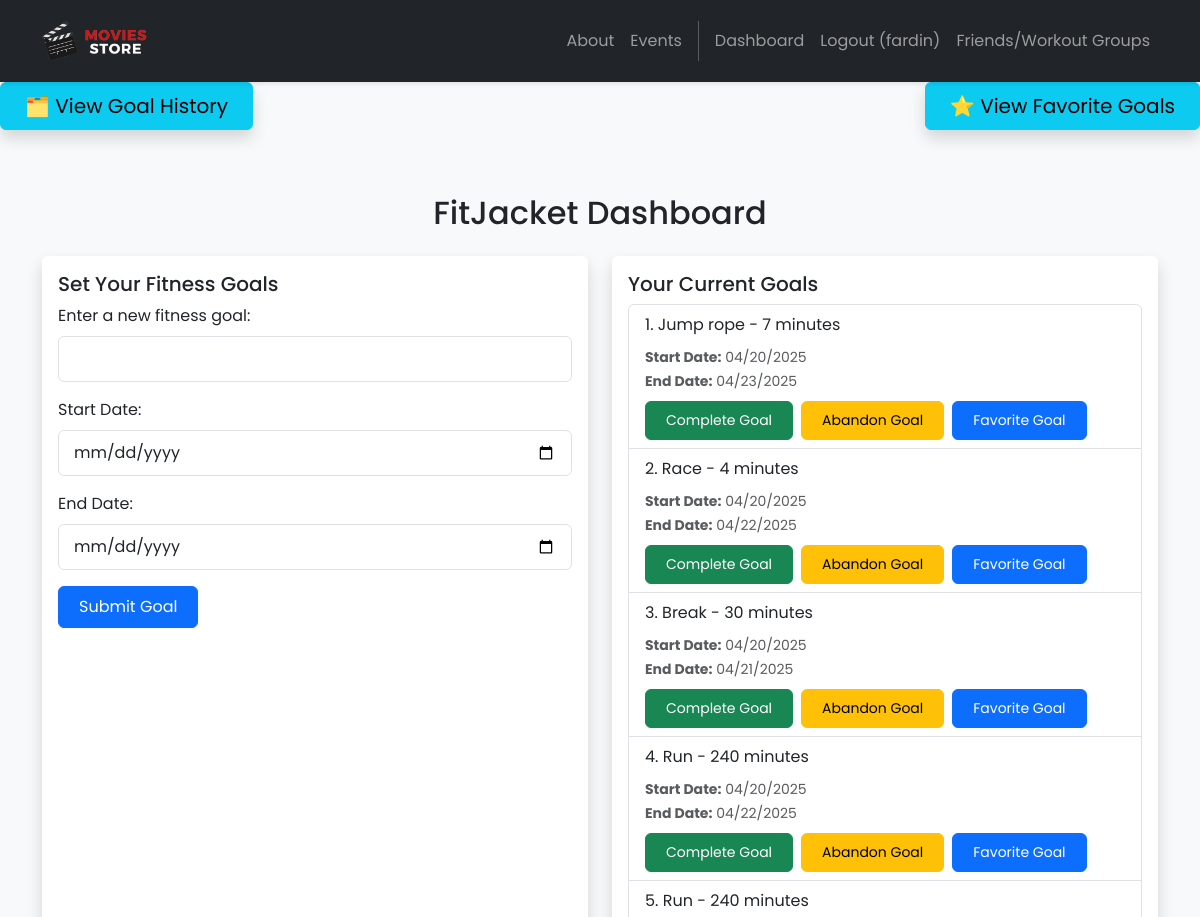
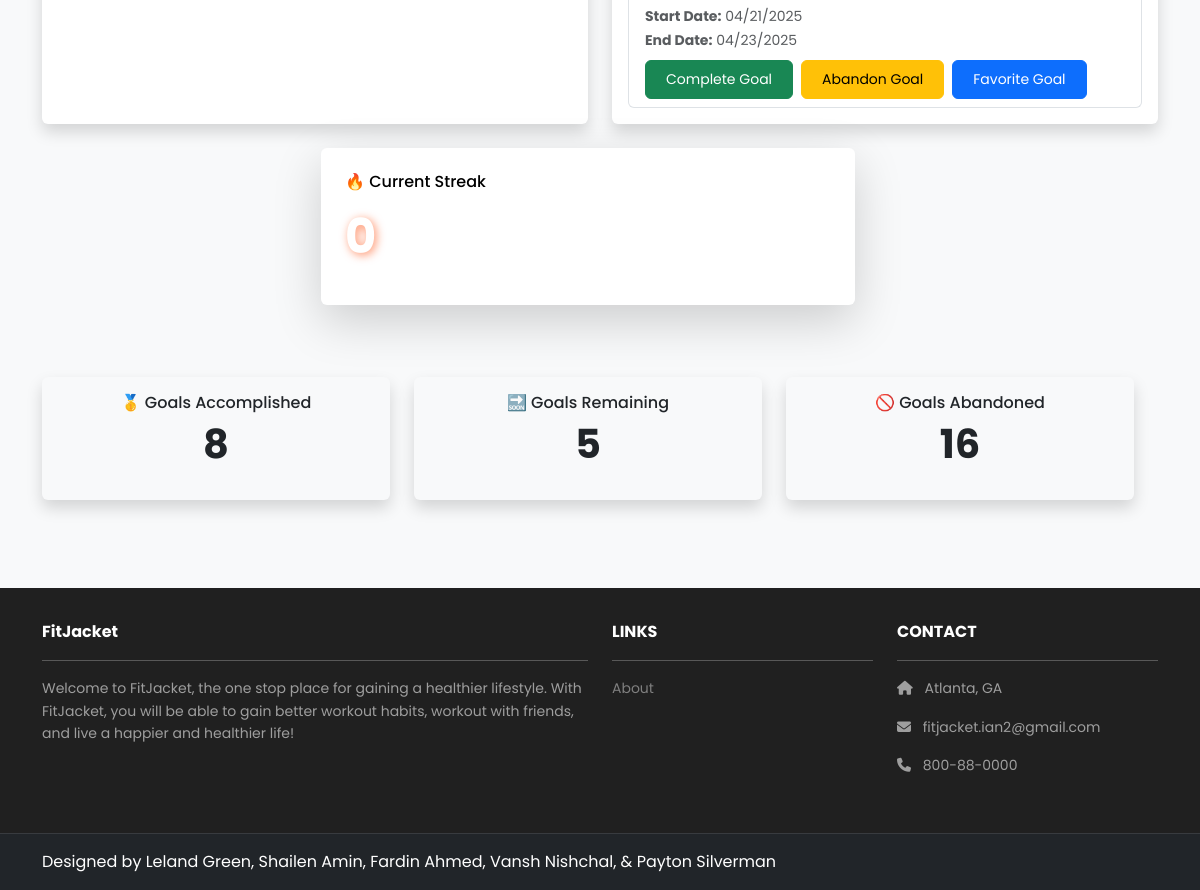
Screenshot of /dashboard/ (signed in) with the database file from the repository (2 pictures, top to bottom).
### dashboard/models.py (models this page shows, shortened)
class Goal(models.Model):
    text = models.CharField(max_length=255)
    created_at = models.DateTimeField(auto_now_add=True)
    start_date = models.DateTimeField(null=True, blank=True, default=timezone.now)
    end_date = models.DateTimeField(null=True, blank=True, default=timezone.now)
    user = models.ForeignKey(User, on_delete=models.CASCADE, null=True)
    completed = models.BooleanField(default=False)
    abandoned = models.BooleanField(default=False)
    favorite = models.BooleanField(default=False)
    @classmethod
    def expired_goals(cls, user):
        now = localtime(timezone.now()).date()
        expired = cls.objects.filter(
            user=user,
            completed=False,
            abandoned=False,
            end_date__lt=now
        )
        amount_expired = expired.count()
        expired.update(abandoned=True)
        return amount_expired

### dashboard/views.py (the view, shortened to what this page needs)
# urls.py: path('dashboard/', include('dashboard.urls')),
@login_required
def dashboard(request):
    profile, created = Profile.objects.get_or_create(user=request.user)
    if (Goal.expired_goals(request.user) > 0):
        profile.current_streak = 0
        profile.save()
        return redirect('Dashboard')
    current_goals = Goal.objects.filter(user=request.user, completed=False, abandoned=False)
    completed_goals_count = Goal.objects.filter(user=request.user, completed=True).count()
    abandoned_goals_count = Goal.objects.filter(user=request.user, abandoned=True).count()
    remaining_goals_count = Goal.objects.filter(user=request.user, completed=False, abandoned=False).count()
    return render(request, 'dashboard/goals.html', {
        'user_inputs': current_goals,
        'completed_goals_count': completed_goals_count,
        'abandoned_goals_count': abandoned_goals_count,
        'remaining_goals_count': remaining_goals_count,
        'streak': profile.current_streak
    })

### accounts/context_processors.py (called while the page is built)
def admin_group(request):
    if request.user.is_authenticated:
        is_admin = request.user.groups.filter(name='admin').exists()
    else:
        is_admin = False
    return {'is_admin': is_admin}

### friends/context_processors.py (called while the page is built)
def user_groups(request):
    if request.user.is_authenticated:
        groups = WorkoutGroup.objects.filter(groupmember__user=request.user)
    else:
        groups = []
    return {'user_groups': groups}

### dashboard/templates/dashboard/goals.html (shortened to what this page needs)
{% extends 'base.html' %}
{% block content %}
{% load static %}
<div class="d-flex justify-content-between mb-4">
  <a href="{% url 'GoalHistory' %}" class="btn btn-info btn-lg px-4 shadow">
    🗂️ View Goal History
  </a>
  <a href="{% url 'FavoriteHistory' %}" class="btn btn-info btn-lg px-4 shadow">
    ⭐ View Favorite Goals
  </a>
</div>
<footer class="py-3 w-100">
<div class="container py-4">
  <h2 class="mb-4 text-center">FitJacket Dashboard</h2>
  <div class="row g-4">
    <div class="col-md-6">
      <div class="card shadow h-100">
        <div class="card-body">
          <h5 class="card-title">Set Your Fitness Goals</h5>
          <form method="POST">
            <div class="mb-3">
              <label for="inputText" class="form-label">Enter a new fitness goal:</label>
              <input type="text" class="form-control" id="inputText" name="user_input_field" required>
            </div>
              <div class="mb-3">
                <label for="startDate" class="form-label">Start Date:</label>
                <input type="date" class="form-control" id="startDate" name="start_date" required>
              </div>
              <div class="mb-3">
                <label for="endDate" class="form-label">End Date:</label>
                <input type="date" class="form-control" id="endDate" name="end_date" required>
              </div>
            <button type="submit" name="submit_goal" class="btn btn-primary">Submit Goal</button>
          </form>
        </div>
      </div>
    </div>
    <div class="col-md-6">
      <div class="card shadow h-100">
        <div class="card-body">
          <h5 class="card-title">Your Current Goals</h5>
          {% if user_inputs %}
            <ol class="list-group list-group-numbered">
              {% for goal in user_inputs %}
              <li class="list-group-item">
                {{ goal.text }}
                <div class="mt-2 text-muted">
                  <small>
                    <strong>Start Date:</strong> {{ goal.start_date|date:"m/d/Y" }} <br>
                    <strong>End Date:</strong> {{ goal.end_date|date:"m/d/Y" }}
                  </small>
                </div>
                <div class="mt-2 d-flex gap-2">
                  <form method="POST">
                    <button type="submit" name="complete_goal" class="btn btn-success btn-sm">Complete Goal</button>
                  </form>
                  <form method="POST">
                    <button type="submit" name="abandon_goal" class="btn btn-warning btn-sm">Abandon Goal</button>
                  </form>
                  <form method="POST">
                    <button type="submit" name="favorite_goal" class="btn btn-primary btn-sm">Favorite Goal</button>
                  </form>
                </div>
              </li>
              {% endfor %}
            </ol>
          {% else %}
            <p class="text-muted">No goals remaining.</p>
          {% endif %}
        </div>
      </div>
    </div>
<div class="row mt-4">
  <div class="col-md-6 offset-md-3">
    <div class="card bg-gradient-to-r from-red-400 to-yellow-500 text-white shadow-lg h-100 p-4">
      <h6 class="mb-3 text-black">🔥 Current Streak</h6>
      <p class="fw-bold display-4" style="font-size: 3rem; text-shadow: 2px 2px 10px rgba(255, 69, 0, 0.6);" id="streak-number">{{ streak }}</p>
    </div>
  </div>
</div>
<div class="row mt-5 g-4 text-center mb-5">
  <div class="col-md-4">
    <div class="card bg-light shadow h-100 p-3">
      <h6 class="mb-2">🥇 Goals Accomplished</h6>
      <p class="fw-bold display-6">{{ completed_goals_count }}</p>
    </div>
  </div>
  <div class="col-md-4">
    <div class="card bg-light shadow h-100 p-3">
      <h6 class="mb-2">🔜 Goals Remaining</h6>
      <p class="fw-bold display-6">{{ remaining_goals_count }}</p>
    </div>
  </div>
  <div class="col-md-4">
    <div class="card bg-light shadow h-100 p-3">
      <h6 class="mb-2">🚫 Goals Abandoned</h6>
      <p class="fw-bold display-6">{{ abandoned_goals_count }}</p>
    </div>
  </div>
</div>
</footer>
{% endblock content %}

### FitJacket/templates/base.html (shortened to what this page needs)
<!DOCTYPE html>
<html>
  {% load static %}
  <head>
    <link href="https://cdn.jsdelivr.net/npm/bootstrap@5.3.3/dist/css/bootstrap.min.css" rel="stylesheet">
    <link rel="stylesheet" href="https://cdnjs.cloudflare.com/ajax/libs/font-awesome/6.1.1/css/all.min.css">
    <link rel="stylesheet" type="text/css" href="{% static 'css/style.css' %}">
  </head>
  <body>
    <nav class="p-3 navbar navbar-dark bg-dark navbar-expand-lg">
      <div class="container">
        <a class="navbar-brand" href="{% url 'home.index' %}">
          <img src="{% static 'img/logo.png' %}" alt="logo" height="40" />
        </a>
        <div class="collapse navbar-collapse" id="navbarNavAltMarkup">
          <div class="navbar-nav ms-auto navbar-ml">
            <a class="nav-link" href="{% url 'home.about' %}">About</a>
            <a class="nav-link" href="{% url 'events.about' %}">Events</a>
            {% if user.is_authenticated %}
            <a class="nav-link" href="{% url 'Dashboard' %}">Dashboard</a>
            <a class="nav-link" href="{% url 'accounts.logout' %}">Logout ({{ user.username }})</a>
            <a class="nav-link" href="{% url 'friends:userList' %}">Friends/Workout Groups</a>
            {% else %}
            <a class="nav-link" href="{% url 'accounts.login' %}">Login</a>
            <a class="nav-link" href="{% url 'accounts.signup' %}">Sign Up</a>
            <a class="nav-link" href="{% url 'accounts.resetPassword' %}">Reset Password</a>
            {% endif %}
          </div>
        </div>
      </div>
    </nav>
    <div class="main-content" style="height: 80vh;">
      {% block content %}
      {% endblock content %}
    </div>
    <section class="p-3 ms-footer d-flex d-none d-md-block">
      <div class="container">
        <div class="row mt-3 text-white">
          <div class="col-md-6 col-lg-6 col-xl-6 mx-auto mb-4">
            <b>FitJacket</b>
            <hr />
            <p>Welcome to FitJacket, the one stop place for gaining a healthier lifestyle. With FitJacket, you will be able to
            gain better workout habits, workout with friends, and live a happier and healthier life!</p>
          </div>
          <div class="col-md-3 col-lg-3 col-xl-3 mx-auto mb-4">
            <b>LINKS</b>
            <hr />
            <p><a class="nav-link" href="{% url 'home.about' %}">About</a></p>
          </div>
          <div class="col-md-3 col-lg-3 col-xl-3 mx-auto mb-4">
            <b>CONTACT</b>
            <hr />
            <p><i class="fas fa-home me-2"></i> Atlanta, GA</p>
            <p><i class="fas fa-envelope me-2"></i> fitjacket.ian2@gmail.com</p>
            <p><i class="fas fa-phone me-2"></i> 800-88-0000</p>
          </div>
        </div>
      </div>
    </section>
    <section class="p-3 ms-footer-bottom bg-dark">
      <div class="container d-flex justify-content-between">
        <div class="me-5 text-white">
          <span>Designed by Leland Green, Shailen Amin, Fardin Ahmed, Vansh Nishchal, & Payton Silverman</a>
          </span>
        </div>
      </div>
    </section>
  </body>
</html>

### FitJacket/static/css/style.css (style rules this page uses)
body { font-family: 'Poppins', sans-serif; background-color: #f8f9fa; min-height: 100vh; display: flex; flex-direction: column; }
.main-content { flex: 1; }
.navbar { box-shadow: 0 2px 4px rgba(0,0,0,0.1); }
.navbar-brand img { transition: transform 0.2s; }
.nav-link { position: relative; transition: color 0.3s; }
.nav-link:after { content: ''; position: absolute; width: 0; height: 2px; bottom: 0; left: 0; background-color: #6ab43e; transition: width 0.3s; }
.card { transition: transform 0.2s, box-shadow 0.2s; border: none; box-shadow: 0 2px 15px rgba(0,0,0,0.1); }
.btn { padding: 8px 20px; border-radius: 6px; transition: all 0.3s; }
.ms-footer { background-color: #202020; padding-top: 2rem; padding-bottom: 2rem; }
.ms-footer p { color: #9e9e9e; font-size: 14px; line-height: 1.6; }
.ms-footer a { color: #7F7F7F; transition: color 0.3s; }
.ms-footer-bottom { border-top: 1px solid rgba(255,255,255,0.1); }
.form-control { border-radius: 6px; border: 1px solid #dee2e6; padding: 10px 15px; transition: border-color 0.3s, box-shadow 0.3s; }

### rows the page displays
Goal: text "Jump rope - 7 minutes", start_date "04/20/2025", end_date "04/23/2025"
Goal: text "Race - 4 minutes", start_date "04/20/2025", end_date "04/22/2025"
Goal: text "Break - 30 minutes", start_date "04/20/2025", end_date "04/21/2025"
Goal: text "Run - 240 minutes", start_date "04/20/2025", end_date "04/22/2025"
Goal: text "Run - 240 minutes", start_date "04/21/2025", end_date "04/23/2025"

### other values shown
{{ user.username }} "fardin"
{{ streak }} "0"
{{ completed_goals_count }} "8"
{{ remaining_goals_count }} "5"
{{ abandoned_goals_count }} "16"
